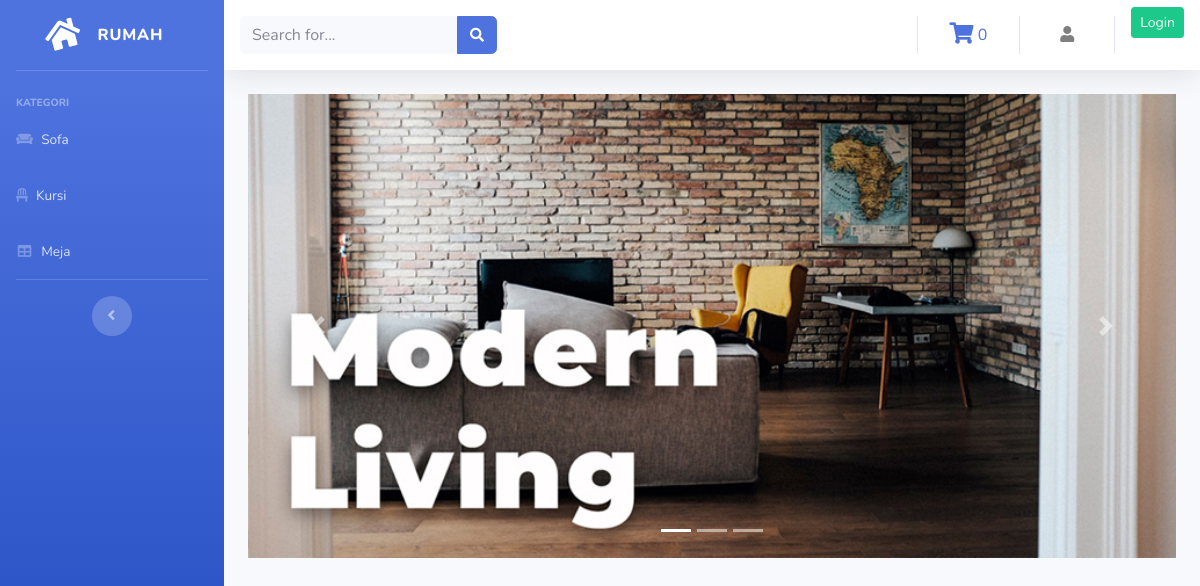
Before: /Proyek/index.php/kategori/meja with the older database file.
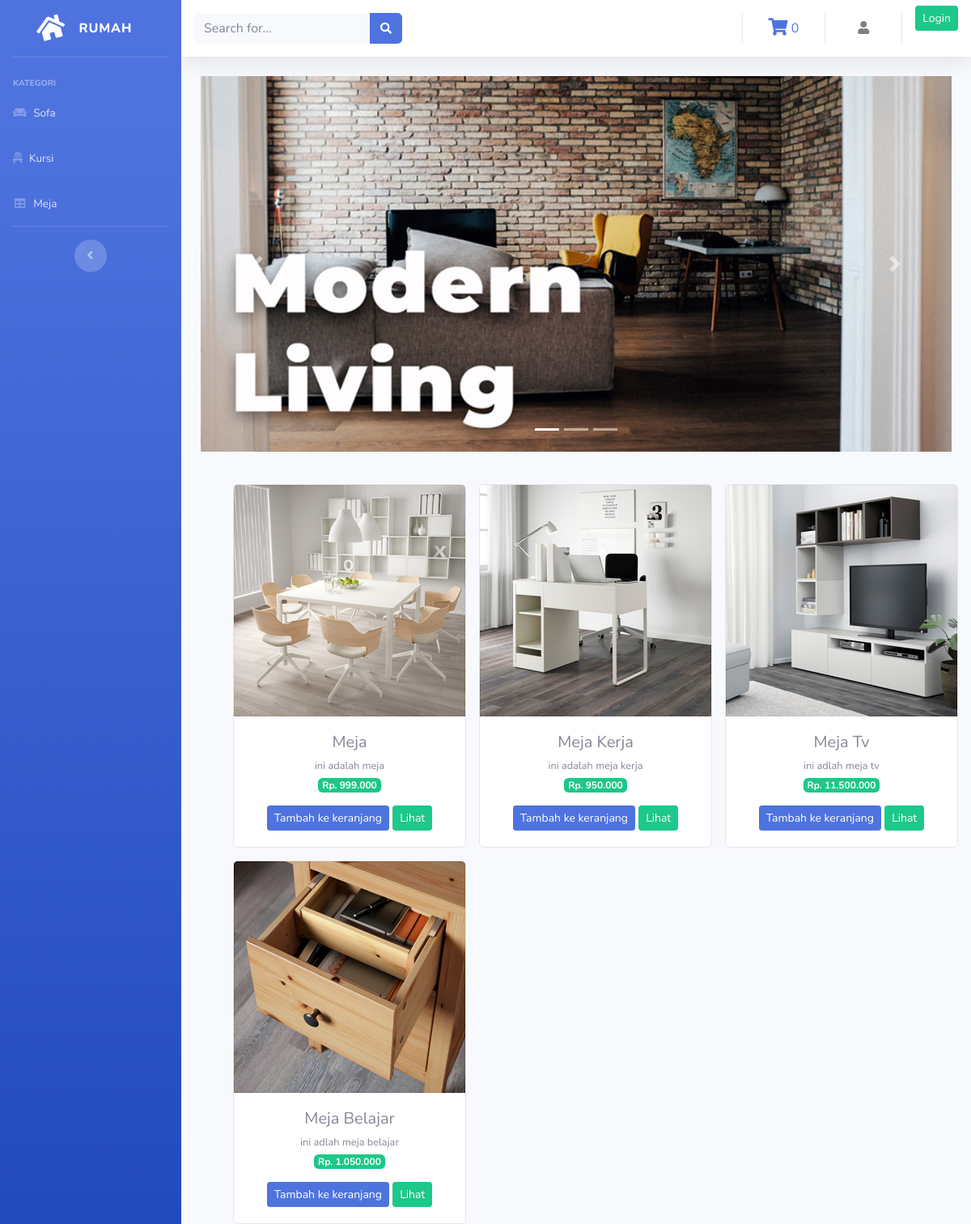
After: the same page with the newer database file.
### tables this page shows
CREATE TABLE `product` (
  `id_barang` int(11) NOT NULL,
  `nama_barang` varchar(100) NOT NULL,
  `deskripsi` varchar(225) NOT NULL,
  `kategori` varchar(60) NOT NULL,
  `harga` int(100) NOT NULL,
  `stok` int(4) NOT NULL,
  `gambar` text NOT NULL
);

### Proyek/application/controllers/kategori.php (called while the page is built, shortened)
<?php
    class kategori extends CI_Controller {
        public function meja()
        {
            $data['meja'] = $this->model_kategori->data_meja()->result();
            $this->load->view('Template/header');
            $this->load->view('Template/sidebar');
            $this->load->view('meja', $data);
            $this->load->view('Template/footer');
        }
    }
?>

### Proyek/index.php (called while the page is built, shortened)
<?php
require_once BASEPATH.'core/CodeIgniter.php';

### Proyek/application/models/model_kategori.php (called while the page is built, shortened)
<?php
    class model_kategori extends CI_Model {
        public function data_meja(){
            return $this->db->get_where("product", array('kategori'=>'meja'));
        }
    }
?>

### Proyek/application/views/meja.php (the view, shortened to what this page needs)
<div class="container-fluid">
    <div id="carouselExampleIndicators" class="carousel slide" data-ride="carousel">
    <ol class="carousel-indicators">
        <li data-target="#carouselExampleIndicators" data-slide-to="0" class="active"></li>
        <li data-target="#carouselExampleIndicators" data-slide-to="1"></li>
        <li data-target="#carouselExampleIndicators" data-slide-to="2"></li>
    </ol>
    <div class="carousel-inner">sss
        <div class="carousel-item active">
        <img src="<?php echo base_url('assets/img/Slide1.jpg') ?>" class="d-block w-100" alt="...">
        </div>
    </div>
    <a class="carousel-control-prev" href="#carouselExampleIndicators" role="button" data-slide="prev">
        <span class="carousel-control-prev-icon" aria-hidden="true"></span>
    </a>
    <a class="carousel-control-next" href="#carouselExampleIndicators" role="button" data-slide="next">
        <span class="carousel-control-next-icon" aria-hidden="true"></span>
    </a>
    </div>
    <div class="row text-center ml-4 mt-4">
        <?php foreach ($meja as $brg) : ?>
            <div class="card ml-3 mt-3" style="width: 18rem;">
                <img src="<?php echo base_url().'/uploads/'.$brg->gambar ?>" class="card-img-top" alt="...">
                <div class="card-body">
                    <h5 class="card-title mb-1"><?php echo $brg->nama_barang ?></h5>
                    <small><?php echo $brg->deskripsi ?></small><br>
                    <span class="badge badge-success mb-3">Rp. <?php echo number_format ($brg->harga, 0,',','.') ?></span><br>
                    <?php echo anchor('Admin/tambah_keranjang/' .$brg->id_barang,'<div class="btn btn-primary btn-sm">Tambah ke keranjang</div>') ?>
                    <?php echo anchor('Admin/detail/' .$brg->id_barang,'<div class="btn btn-success btn-sm">Lihat</div>') ?>
                </div>
            </div>
        <?php endforeach ?>
    </div>
</div>

Changed rows visible on the page:
now on this page (row edited): product: gambar (picture), nama_barang "Meja", deskripsi "ini adalah meja", harga "999.000", id_barang "Tambah ke keranjang", id_barang "Lihat"
now on this page (row edited): product: gambar (picture), nama_barang "Meja Kerja", deskripsi "ini adalah meja kerja", harga "950.000", id_barang "Tambah ke keranjang", id_barang "Lihat"
now on this page (row edited): product: gambar (picture), nama_barang "Meja Tv", deskripsi "ini adlah meja tv", harga "11.500.000", id_barang "Tambah ke keranjang", id_barang "Lihat"
now on this page (row edited): product: gambar (picture), nama_barang "Meja Belajar", deskripsi "ini adlah meja belajar", harga "1.050.000", id_barang "Tambah ke keranjang", id_barang "Lihat"
